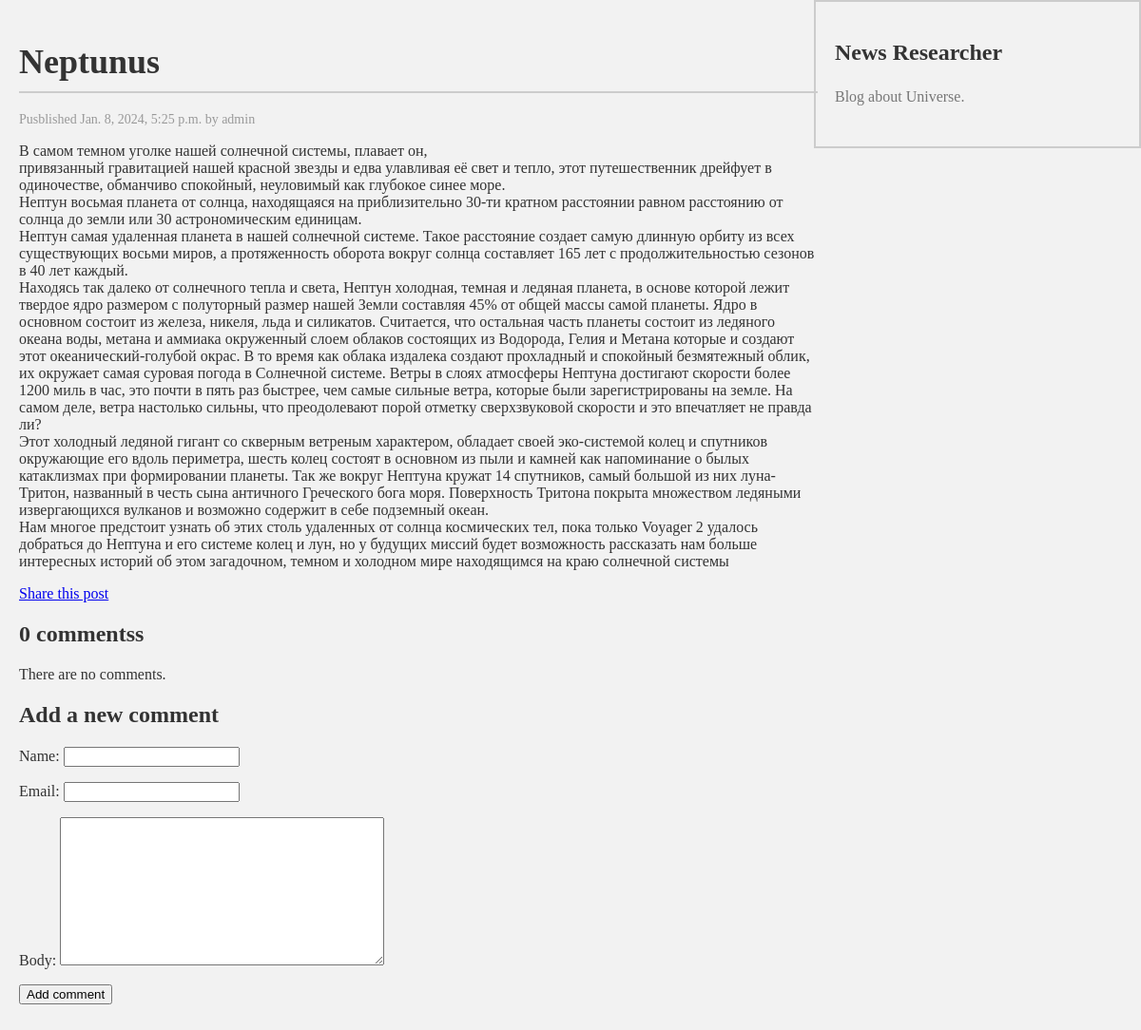
/blog/2024/1/8/neptunium/, run on the app's committed database.
### blog/models.py (models this page shows, shortened)
class Post(models.Model):
    class Status(models.TextChoices):
        DRAFT = 'DF', 'DRAFT'
        PUBLISHED = 'PB', 'PUBLISHED'
    title = models.CharField(max_length=250)
    slug = models.SlugField(max_length=250, unique_for_date='publish')
    author = models.ForeignKey(User, on_delete=models.CASCADE, related_name='blog_posts')
    body = models.TextField()
    publish = models.DateTimeField(default=timezone.now)
    created = models.DateTimeField(auto_now_add=True)
    updated = models.DateTimeField(auto_now=True)
    status = models.CharField(max_length=2, choices=Status.choices, default=Status.DRAFT)
    objects = models.Manager()
    published = PublishedManager()
    tags = TaggableManager()
    class Meta:
        ordering = ['-publish']
        indexes = [
            models.Index(fields=['-publish'])
        ]
    """
    В модельный класс также добавлен метод __str__(). Это метод Python, который применяется по умолчанию
    и возвращает строковый литерал с удобочитаемым представлением объекта. в Python 3 все строковые
    литералы изначально считаются кодированными в Юникоде; по- этому мы используем только
    метод __str__(). Раньше в Python 2использовали __unicode__()
    """
    def __str__(self):
        return self.title
    """
    Функция reverse() будет формировать URL-адрес динамически, применяя имя URL-адреса,
    определенное в шаблонах URL-адресов. Мы использовали именное пространство blog,
    за которым следуют двоеточие и URL-адрес post_detail. Напомним, что именное пространство
    blog определяется в главном файле urls.py проекта при вставке шаблонов URL-адресов
    из blog.urls. URL-адрес post_detail определен в файле urls.py приложения blog.
    Результирующий строковый литерал, blog:post_detail, можно использовать глобально в проекте,
    чтобы ссылаться на URL-адрес детальной информации о посте. Этот URL-адрес имеет обязательный
    параметр - id извлекаемого поста блога. Идентификатор id объекта Post был включен в качестве
    позиционного аргумента, используя параметр args=[self.id].
    """

### blog/views.py (the view)
# urls.py: path('<int:year>/<int:month>/<int:day>/<slug:post>/', views.post_details, name='post_details'),
def post_details(request, year, month, day, post):
    post = get_object_or_404(
        Post,
        status=Post.Status.PUBLISHED,
        slug=post,
        publish__year=year,
        publish__month=month,
        publish__day=day)
    comments = post.comments.filter(active=True)
    form = CommentForm()
    return render(request, 'blog/post/details.html', {'post': post, 'comments': comments, 'form': form})

### blog/forms.py
class CommentForm(forms.ModelForm):
    class Meta:
        model = Comment
        fields = ['name', 'email', 'body']

### blog/templates/blog/post/details.html (shortened to what this page needs)
{% extends "blog/base.html" %}
    {% block content %}
    <h1>{{ post.title }}</h1>
    <p class="date">
        Pusblished {{ post.publish }} by {{ post.author}}
    </p>
</body>
{{ post.body|linebreaks }}
<p>
    <a href="{% url 'blog:post_share' post.id %}">
        Share this post
    </a>
</p>
{% with comments.count as total_comments %}
<h2>
    {{ total_comments }} comments{{ total_comments|pluralize }}
</h2>
{% endwith %} {% for comment in comments %}
<div class="comment">
    <p class="info">
        Comment {{ forloop.counter }} by {{ comment.name }} {{ comment.created }}
    </p>
    {{ comment.body|linebreaks }}
</div>
{% empty %}
<p>There are no comments.</p>
{% endfor %} {% include "blog/post/includes/comment_form.html" %} {% endblock %}

### blog/static/css/blog.css (style rules this page uses)
body { font-family: 'Times New Roman', serif; background-color: #f2f2f2; color: #333; margin: 0; padding: 0; }
h1 { color: #333; font-size: 36px; font-weight: bold; margin-bottom: 20px; border-bottom: 2px solid #ccc; padding-bottom: 10px; }
p.date { color: #999; font-size: 14px; }

### data on the page
Post: title "Neptunus", publish "Jan. 8, 2024, 5:25 p.m.", author "admin", body "В самом темном уголке нашей солнечной системы, плавает он, привязанный гравитацией нашей красной звезды и едва улавливая её свет и тепло, этот путешественник дрейфует в одиночестве, обманчиво спокойный, неуловимый как глубокое синее море. Нептун восьмая планета от солнца, находящаяся на приблизительно 30-ти кратном расстоянии равном расстоянию от солнца до земли или 30 астрономическим единицам. Нептун самая удаленная планета в нашей солнечной системе. Такое расстояние создает самую длинную орбиту из всех существующих восьми миров, а протяженность оборота вокруг солнца составляет 165 лет с продолжительностью сезонов в 40 лет каждый. Находясь так далеко от солнечного тепла и света, Нептун…"

### other printed values
{{ total_comments }} "0"
